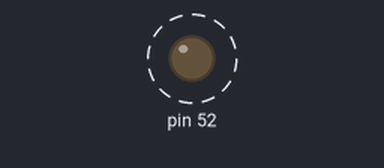
The sketch below on a simulated Arduino Mega 2560, built with avr-gcc and run on an emulated ATmega2560. On the bench: output pins drawn as LEDs (lit = HIGH). Dashed ring = blinking.

Above: at 0.5 s.
Timing chart, 0 to 4.6 s (numbered marks = the images above):
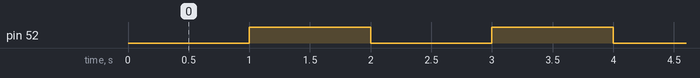

The sketch:

sketch_nov17a.ino
```cpp
void setup() {
  pinMode(52,OUTPUT);
//  pinMode(53,OUTPUT);
}

void loop() {

    digitalWrite(52,LOW);

    delay(1000);
    digitalWrite(52,HIGH);
    delay(1000);
}
```

Measured:
- by itself, pin 52: alternates HIGH for 1.0 s and LOW for 1.0 s
